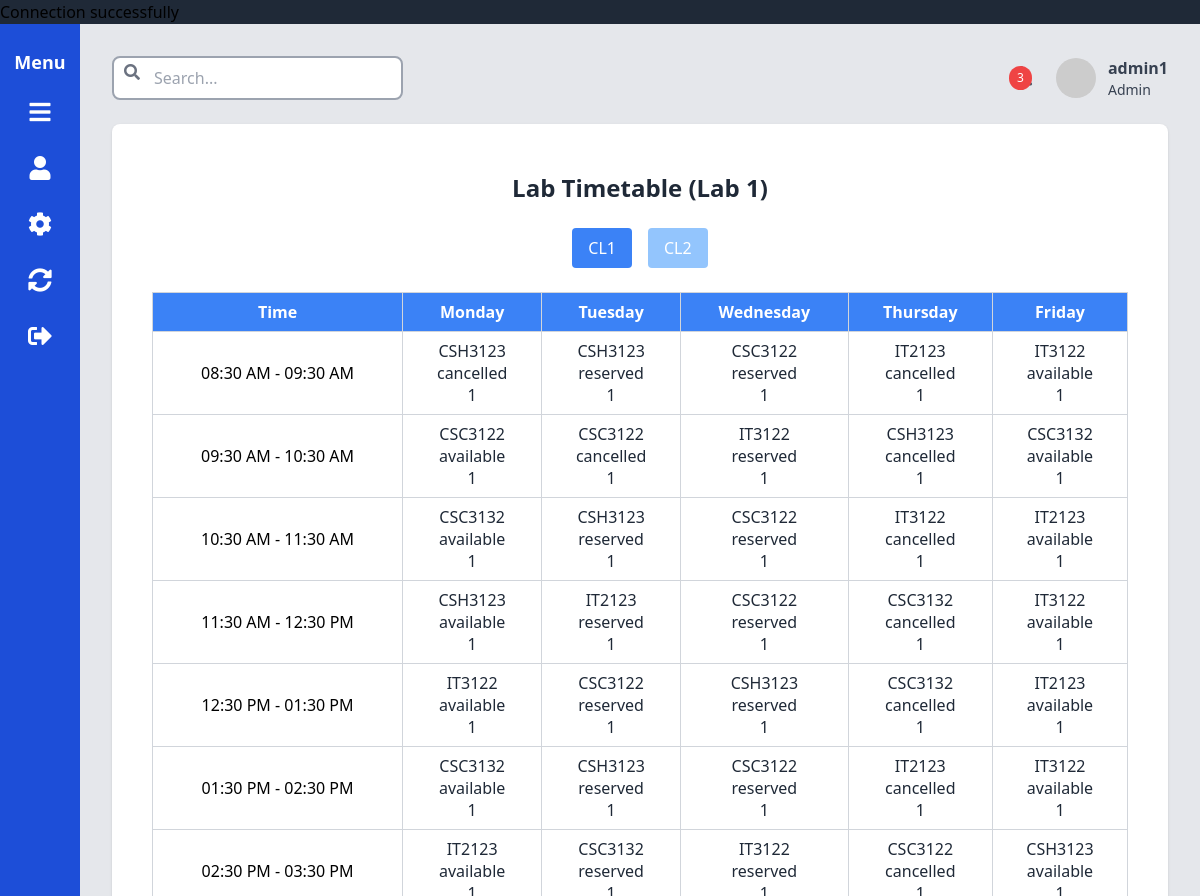
Screenshot of /public/dashboard/dashboard.php?content=../../public/timetable/view_table.php (signed in) with the database file from the repository.
### tables this page shows
CREATE TABLE `timetable_slots` (
  `id` int(11) NOT NULL,
  `day_of_week` enum('Monday','Tuesday','Wednesday','Thursday','Friday') NOT NULL,
  `start_time` time DEFAULT NULL,
  `end_time` time DEFAULT NULL,
  `lab_id` int(11) NOT NULL,
  `subject_code` varchar(8) DEFAULT NULL,
  `status` enum('available','reserved','cancelled') DEFAULT 'available'
);

### public/timetable/view_table.php (the view, shortened to what this page needs)
<?php
function initializeTimetable($days, $hours) {
    $timetable = [];
    foreach ($days as $day) {
        $timetable[$day] = [];
        foreach ($hours as $hour) {
            $start = sprintf('%02d:30:00', $hour);
            $end = sprintf('%02d:30:00', $hour + 1);
            $timetable[$day][] = [
                'start_time' => $start,
                'end_time' => $end,
                'status' => 'available',
                'subject_code' => null,
                'id' => null,
                'day_of_week' => $day
            ];
        }
    }
    return $timetable;
}
function fetchTimetableData($conn, $lab_id) {
    $stmt = $conn->prepare(<<<SQL
        SELECT day_of_week, start_time, end_time, status, subject_code, id,lab_id
        FROM timetable_slots
        WHERE lab_id = ?
        ORDER BY FIELD(day_of_week, 'Monday', 'Tuesday', 'Wednesday', 'Thursday', 'Friday'), start_time
    SQL);
    $stmt->bind_param("i", $lab_id);
    $stmt->execute();
    return $stmt->get_result();
}
function renderTimetable($days, $timetable, $hours) {
    echo "<table class='table-auto w-full border-collapse border border-gray-300'>";
    echo "<thead><tr class='bg-blue-500 text-white'>";
    echo "<th class='border border-gray-300 px-4 py-2'>Time</th>";
    foreach ($days as $day) {
        echo "<th class='border border-gray-300 px-4 py-2'>{$day}</th>";
    }
    echo "</tr></thead><tbody>";
    foreach ($hours as $hour) {
        $start_time = sprintf('%02d:30:00', $hour);
        $end_time = sprintf('%02d:30:00', $hour + 1);
        echo "<tr>";
        echo "<td class='border border-gray-300 px-4 py-2 text-center'>" . date('h:i A', strtotime($start_time)) . " - " . date('h:i A', strtotime($end_time)) . "</td>";
        foreach ($days as $day) {
            $slot = array_filter($timetable[$day], fn($s) => $s['start_time'] === $start_time);
            $slot = current($slot) ?: ['status' => 'available', 'subject_code' => null, 'id' => null, 'start_time' => $start_time, 'day_of_week' => $day];
            $display_status = $slot['status'];
            $display_subject = $slot['subject_code'] ?? '';
            $display_id = $slot['id'] ?? '';
            $display_labid = $slot['lab_id'] ?? '';
            $display_stime = $slot['start_time'] ?? '';
            $display_etime = $slot['end_time'] ?? '';
            $display_day = $slot['day_of_week'] ?? '';
            echo "<td class='hover:bg-gray-100 border border-gray-300 px-4 py-2 text-center'
                    onclick=\"showPopup('{$display_subject}', '{$display_status}', '{$display_stime}'
                                        , '{$display_etime}', '{$display_id}', '{$display_labid}', '{$display_day}')\">";
            echo "<div class='font-medium text-gray-800'>{$display_subject}</div>";
            echo "<div class='font-medium text-gray-800'>{$display_status}</div>";
            echo "<div class='font-medium text-gray-800'>{$display_labid}</div>";
            echo "</td>";
        }
        echo "</tr>";
    }
    echo "</tbody></table>";
}
$lab_id = isset($_GET['lab_id']) ? intval($_GET['lab_id']) : 1;
$days = ['Monday', 'Tuesday', 'Wednesday', 'Thursday', 'Friday'];
$hours = range(8, 15);
$timetable = initializeTimetable($days, $hours);
$result = fetchTimetableData($conn, $lab_id);
updateTimetable($timetable, $result);
?>
<!DOCTYPE html>
<html lang="en">
<head>
    <script src="https://cdn.tailwindcss.com"></script>
</head>
<body class="bg-gray-100 font-sans">
<div class="container mx-auto px-4 py-6">
    <h1 class="text-2xl font-bold text-center text-gray-800 mb-6">Lab Timetable (Lab <?php echo $lab_id; ?>)</h1>
    <div class="flex justify-center space-x-4 mb-6">
        <a href="../dashboard/dashboard.php?content=../../public/timetable/view_table.php&lab_id=1" class="bg-blue-<?php echo ($lab_id == 1) ? '500' : '300'; ?> text-white px-4 py-2 rounded hover:bg-blue-600">CL1</a>
        <a href="../dashboard/dashboard.php?content=../../public/timetable/view_table.php&lab_id=2" class="bg-blue-<?php echo ($lab_id == 2) ? '500' : '300'; ?> text-white px-4 py-2 rounded hover:bg-blue-600">CL2</a>
    </div>
    <?php renderTimetable($days, $timetable, $hours); ?>
</div>
</body>
</html>

### rows the page displays
timetable_slots: subject_code "CSH3123", status "cancelled", lab "1"
timetable_slots: subject_code "CSH3123", status "reserved", lab "1"
timetable_slots: subject_code "CSC3122", status "reserved", lab "1"
timetable_slots: subject_code "IT2123", status "cancelled", lab "1"
timetable_slots: subject_code "IT3122", status "available", lab "1"
timetable_slots: subject_code "CSC3122", status "available", lab "1"
timetable_slots: subject_code "CSC3122", status "cancelled", lab "1"
timetable_slots: subject_code "IT3122", status "reserved", lab "1"
timetable_slots: subject_code "CSH3123", status "cancelled", lab "1"
timetable_slots: subject_code "CSC3132", status "available", lab "1"
timetable_slots: subject_code "CSC3132", status "available", lab "1"
timetable_slots: subject_code "CSH3123", status "reserved", lab "1"
timetable_slots: subject_code "CSC3122", status "reserved", lab "1"
timetable_slots: subject_code "IT3122", status "cancelled", lab "1"
timetable_slots: subject_code "IT2123", status "available", lab "1"
timetable_slots: subject_code "CSH3123", status "available", lab "1"
timetable_slots: subject_code "IT2123", status "reserved", lab "1"
timetable_slots: subject_code "CSC3122", status "reserved", lab "1"
timetable_slots: subject_code "CSC3132", status "cancelled", lab "1"
timetable_slots: subject_code "IT3122", status "available", lab "1"
timetable_slots: subject_code "IT3122", status "available", lab "1"
timetable_slots: subject_code "CSC3122", status "reserved", lab "1"
timetable_slots: subject_code "CSH3123", status "reserved", lab "1"
timetable_slots: subject_code "CSC3132", status "cancelled", lab "1"
timetable_slots: subject_code "IT2123", status "available", lab "1"
timetable_slots: subject_code "CSC3132", status "available", lab "1"
timetable_slots: subject_code "CSH3123", status "reserved", lab "1"
timetable_slots: subject_code "CSC3122", status "reserved", lab "1"
timetable_slots: subject_code "IT2123", status "cancelled", lab "1"
timetable_slots: subject_code "IT3122", status "available", lab "1"
timetable_slots: subject_code "IT2123", status "available"
timetable_slots: subject_code "CSC3132", status "reserved"
timetable_slots: subject_code "IT3122", status "reserved"
timetable_slots: subject_code "CSC3122", status "cancelled"
timetable_slots: subject_code "CSH3123", status "available"

### other values shown
$_SESSION['user'] "admin1"
$lab_id "1"
$day "Monday"
$day "Tuesday"
$day "Wednesday"
$day "Thursday"
$day "Friday"
date('h:i A', strtotime($start_time)) "08:30 AM"
date('h:i A', strtotime($end_time)) "09:30 AM"
date('h:i A', strtotime($start_time)) "09:30 AM"
date('h:i A', strtotime($end_time)) "10:30 AM"
date('h:i A', strtotime($start_time)) "10:30 AM"
date('h:i A', strtotime($end_time)) "11:30 AM"
date('h:i A', strtotime($start_time)) "11:30 AM"
date('h:i A', strtotime($end_time)) "12:30 PM"
